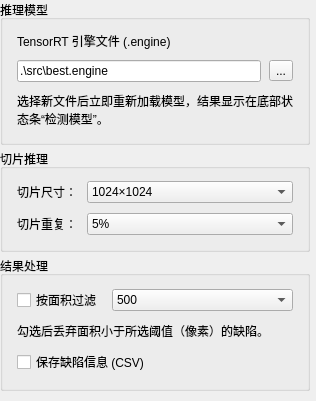
                <widget class="QWidget" name="detectPageContent">
                 <layout class="QVBoxLayout" name="detectPageLayout">
                  <property name="spacing">
                   <number>4</number>
                  </property>
                  <property name="leftMargin">
                   <number>0</number>
                  </property>
                  <property name="topMargin">
                   <number>0</number>
                  </property>
                  <property name="rightMargin">
                   <number>6</number>
                  </property>
                  <property name="bottomMargin">
                   <number>0</number>
                  </property>
                  <item>
                   <widget class="QGroupBox" name="modelGroup">
                    <property name="title">
                     <string>推理模型</string>
                    </property>
                    <layout class="QVBoxLayout" name="modelGroupLayout">
                     <property name="spacing">
                      <number>10</number>
                     </property>
                     <property name="leftMargin">
                      <number>14</number>
                     </property>
                     <property name="topMargin">
                      <number>12</number>
                     </property>
                     <property name="rightMargin">
                      <number>14</number>
                     </property>
                     <property name="bottomMargin">
                      <number>14</number>
                     </property>
                     <item>
                      <widget class="QLabel" name="ModelPathLabel">
                       <property name="text">
                        <string>TensorRT 引擎文件 (.engine)</string>
                       </property>
                      </widget>
                     </item>
                     <item>
                      <layout class="QHBoxLayout" name="modelPathRow">
                       <property name="spacing">
                        <number>8</number>
                       </property>
                       <property name="leftMargin">
                        <number>0</number>
                       </property>
                       <property name="topMargin">
                        <number>0</number>
                       </property>
                       <property name="rightMargin">
                        <number>0</number>
                       </property>
                       <property name="bottomMargin">
                        <number>0</number>
                       </property>
                       <item>
                        <widget class="QLineEdit" name="ModelPathEdit">
                         <property name="text">
                          <string>.\src\best.engine</string>
                         </property>
                        </widget>
                       </item>
                       <item>
                        <widget class="QToolButton" name="SelectModelPath">
                         <property name="text">
                          <string>...</string>
                         </property>
                        </widget>
                       </item>
                      </layout>
                     </item>
                     <item>
                      <widget class="QLabel" name="modelHint">
                       <property name="text">
                        <string>选择新文件后立即重新加载模型，结果显示在底部状态条“检测模型”。</string>
                       </property>
                       <property name="role" stdset="0">
                        <string notr="true">hint</string>
                       </property>
                       <property name="wordWrap">
                        <bool>true</bool>
                       </property>
                      </widget>
                     </item>
                    </layout>
                   </widget>
                  </item>
                  <item>
                   <widget class="QGroupBox" name="tileGroup">
                    <property name="title">
                     <string>切片推理</string>
                    </property>
                    <layout class="QFormLayout" name="tileGroupLayout">
                     <property name="spacing">
                      <number>10</number>
                     </property>
                     <property name="leftMargin">
                      <number>14</number>
                     </property>
                     <property name="topMargin">
                      <number>12</number>
                     </property>
                     <property name="rightMargin">
                      <number>14</number>
                     </property>
                     <property name="bottomMargin">
                      <number>14</number>
                     </property>
                     <property name="labelAlignment">
                      <set>Qt::AlignmentFlag::AlignRight|Qt::AlignmentFlag::AlignVCenter</set>
                     </property>
                     <item row="0" column="0">
                      <widget class="QLabel" name="TileSizeLabel">
                       <property name="text">
                        <string>切片尺寸：</string>
                       </property>
                      </widget>
                     </item>
                     <item row="0" column="1">
                      <widget class="QComboBox" name="TileSizeComboBox">
                       <item>
                        <property name="text">
                         <string>1024×1024</string>
                        </property>
                       </item>
                       <item>
                        <property name="text">
                         <string>512×512</string>
                        </property>
                       </item>
                       <item>
                        <property name="text">
                         <string>2048×2048</string>
                        </property>
                       </item>
                      </widget>
                     </item>
                     <item row="1" column="0">
                      <widget class="QLabel" name="OverlapRatioLabel">
                       <property name="text">
                        <string>切片重复：</string>
                       </property>
                      </widget>
                     </item>
                     <item row="1" column="1">
                      <widget class="QComboBox" name="OverlapRatioCombobox">
                       <item>
                        <property name="text">
                         <string>5%</string>
                        </property>
                       </item>
                       <item>
                        <property name="text">
                         <string>10%</string>
                        </property>
                       </item>
                       <item>
                        <property name="text">
                         <string>20%</string>
                        </property>
                       </item>
                       <item>
                        <property name="text">
                         <string>30%</string>
                        </property>
                       </item>
                       <item>
                        <property name="text">
                         <string>40%</string>
                        </property>
                       </item>
                       <item>
                        <property name="text">
                         <string>50%</string>
                        </property>
                       </item>
                      </widget>
                     </item>
                    </layout>
                   </widget>
                  </item>
                  <item>
                   <widget class="QGroupBox" name="resultGroup">
                    <property name="title">
                     <string>结果处理</string>
                    </property>
                    <layout class="QGridLayout" name="resultGroupLayout" columnstretch="0,1">
                     <property name="horizontalSpacing">
                      <number>10</number>
                     </property>
                     <property name="verticalSpacing">
                      <number>10</number>
                     </property>
                     <property name="leftMargin">
                      <number>14</number>
                     </property>
                     <property name="topMargin">
                      <number>12</number>
                     </property>
                     <property name="rightMargin">
                      <number>14</number>
                     </property>
                     <property name="bottomMargin">
                      <number>14</number>
                     </property>
                     <item row="0" column="0">
                      <widget class="QCheckBox" name="DefectFilterBox">
                       <property name="text">
                        <string>按面积过滤</string>
                       </property>
                      </widget>
                     </item>
                     <item row="0" column="1">
                      <widget class="QComboBox" name="FilterSizeCombobox">
                       <item>
                        <property name="text">
                         <string>500</string>
                        </property>
                       </item>
                       <item>
                        <property name="text">
                         <string>300</string>
                        </property>
                       </item>
                       <item>
                        <property name="text">
                         <string>400</string>
                        </property>
                       </item>
                       <item>
                        <property name="text">
                         <string>600</string>
                        </property>
                       </item>
                       <item>
                        <property name="text">
                         <string>900</string>
                        </property>
                       </item>
                       <item>
                        <property name="text">
                         <string>1200</string>
                        </property>
                       </item>
                       <item>
                        <property name="text">
                         <string>1500</string>
                        </property>
                       </item>
                      </widget>
                     </item>
                     <item row="1" column="0" colspan="2">
                      <widget class="QLabel" name="filterHint">
                       <property name="text">
                        <string>勾选后丢弃面积小于所选阈值（像素）的缺陷。</string>
                       </property>
                       <property name="role" stdset="0">
                        <string notr="true">hint</string>
                       </property>
                       <property name="wordWrap">
                        <bool>true</bool>
                       </property>
                      </widget>
                     </item>
                     <item row="2" column="0" colspan="2">
                      <widget class="QCheckBox" name="SaveDefectCheckBox">
                       <property name="text">
                        <string>保存缺陷信息 (CSV)</string>
                       </property>
                      </widget>
                     </item>
                    </layout>
                   </widget>
                  </item>
                  <item>
                   <spacer name="spacer_4">
                    <property name="orientation">
                     <enum>Qt::Orientation::Vertical</enum>
                    </property>
                    <property name="sizeHint" stdset="0">
                     <size>
                      <width>20</width>
                      <height>10</height>
                     </size>
                    </property>
                   </spacer>
                  </item>
                 </layout>
                </widget>
